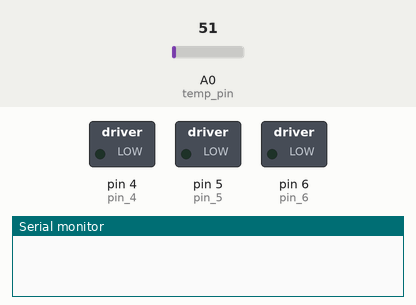
Simulated run of this sketch. Board: Arduino Uno, built with avr-gcc and run on an emulated ATmega328P. On the bench: switched loads named in the sketch (green lamp = pin HIGH), the last lines printed to the serial monitor. Inputs (shaded band) come from the test bench; at power-on: A0 (temp_pin) = 51.

Above: at 0.1 s.
At 10.1 s:
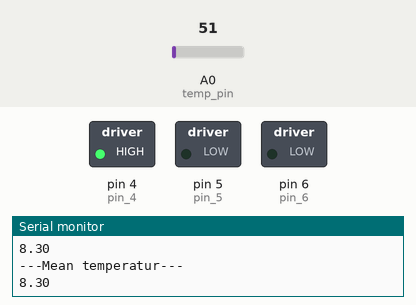
Timing chart, 0 to 11.6 s (numbered marks = the images above):
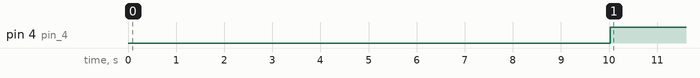

The sketch:

temp_motor.ino
```cpp
/****   Setting pins  ****/
#define pin_6     6   //Enable motor
#define pin_5     5   //Motor controll pin 2
#define pin_4     4   //Motor controll pin 1
#define temp_pin  A0  //Analog input for temperature sensor

/**** Setting values  ****/
#define len 20        //Length av array
#define bits 1024.0   //Bit resolution for Arduino UNO
#define mV 5000.0     //Reference voltage (5V)
float temp_sen[len], t_min, t_max, t_mean, motor_speed, converter;

/****      Code       ****/
void setup() {
  // put your setup code here, to run once:
  Serial.begin(9600);
  pinMode(pin_4, OUTPUT);
  pinMode(pin_5, OUTPUT);
  pinMode(pin_6, OUTPUT);
  pinMode(temp_pin, INPUT);
}

void loop() {
  /****   Temperatur sensor   ****/
/* Given relation between mV and degrees celsius, 750mV = 25C
 * relation between mV and bit resolution, referenceVoltage/bitResolution = Rel
 * (measured value)*Rel*25C/750mV = Actual temperature in Celsius
 */
  converter = (mV/bits)*(25.0/750.0);
  for(int i=0;i<len;i++){
      temp_sen[i] = analogRead(temp_pin)*converter;
      delay(500);
  }
  sortering(temp_sen,len);
  max_min_mean(temp_sen,len,&t_min,&t_max,&t_mean);
  /*** Printing max,min and mean values of mesured temperature ***/
  Serial.println("---Max temperatur---");
  Serial.println(t_max);
  Serial.println("---Min temperatur---");
  Serial.println(t_min);
  Serial.println("---Mean temperatur---");
  Serial.println(t_mean);
  /****       DC motor      ****/
  motor_speed= m_speed(t_mean);
  analogWrite(pin_6,motor_speed);
  digitalWrite(pin_4,HIGH);
  digitalWrite(pin_5,LOW);
}
```

max_min_mean.ino
```cpp
void max_min_mean(float tall[], int lengde, float *minpeker, float *maxpeker, float *mean){
    float sum = 0.0;
    *minpeker = tall[0];
    *maxpeker = tall[0];
    for(int i=0; i<lengde; i++){
      sum = sum+tall[i];
      if(tall[i]<*minpeker)
          *minpeker = tall[i];
      if(tall[i]>*maxpeker)
          *maxpeker = tall[i];
    }
    *mean = sum/lengde;
}
```

sortering.ino
```cpp
void sortering(float arr[], int lengde){
    float space;
    for(int i=0; i<lengde;i++){
        for(int j=0; j<lengde;j++){
            if(arr[j+1]>arr[j]){
                space = arr[j];
                arr[j] = arr[j+1];
                arr[j+1] = space;
            }
        }
    }
}

float m_speed(float value){
  int speed_value;
  if(value>30.0)
      speed_value = 255;
  else if(value <15.0)
      speed_value = 0;
  else
      speed_value = map(t_mean,15,30,80,255);
  return speed_value;
}
```

Measured:
- by itself, pin 4 (pin_4): LOW → HIGH at 10.0 s
